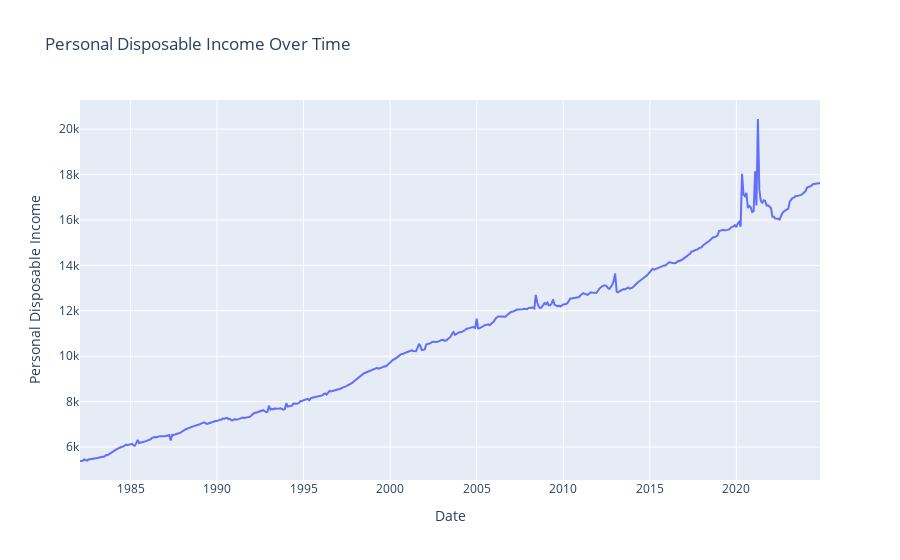
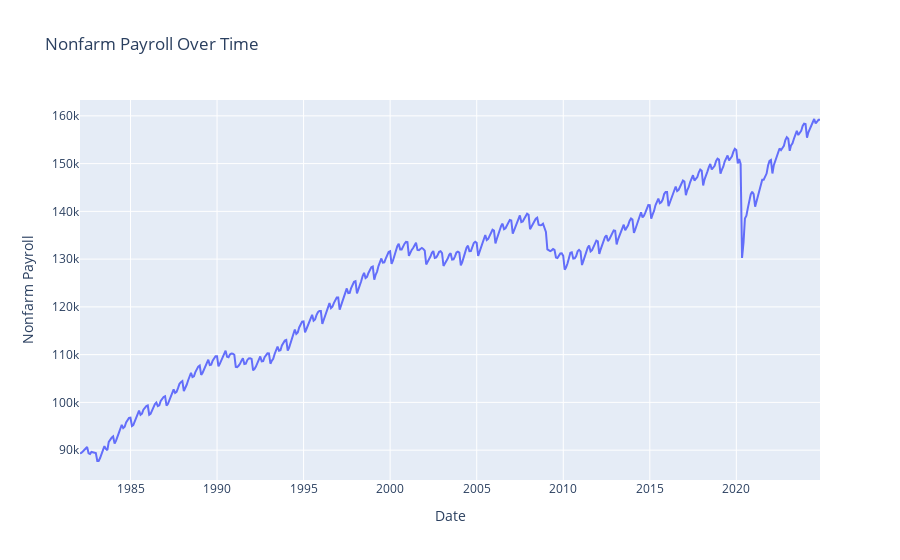
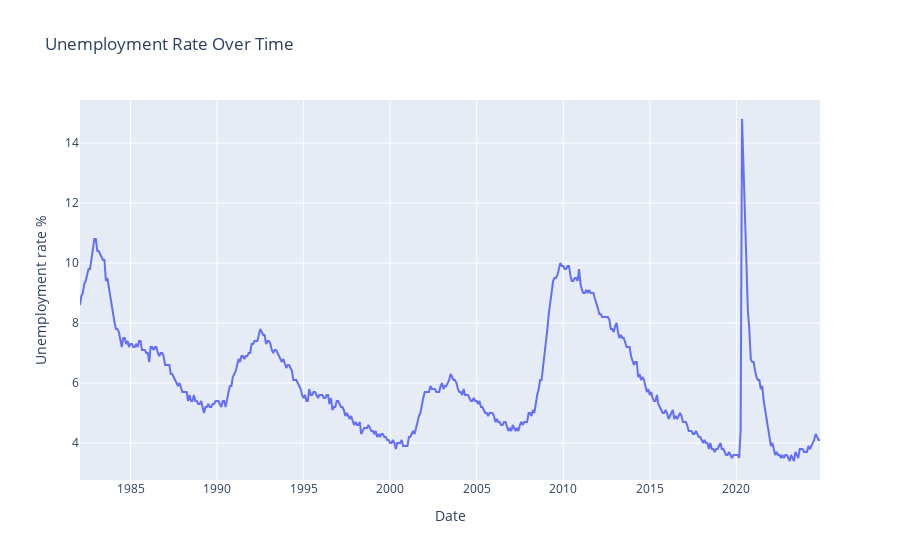
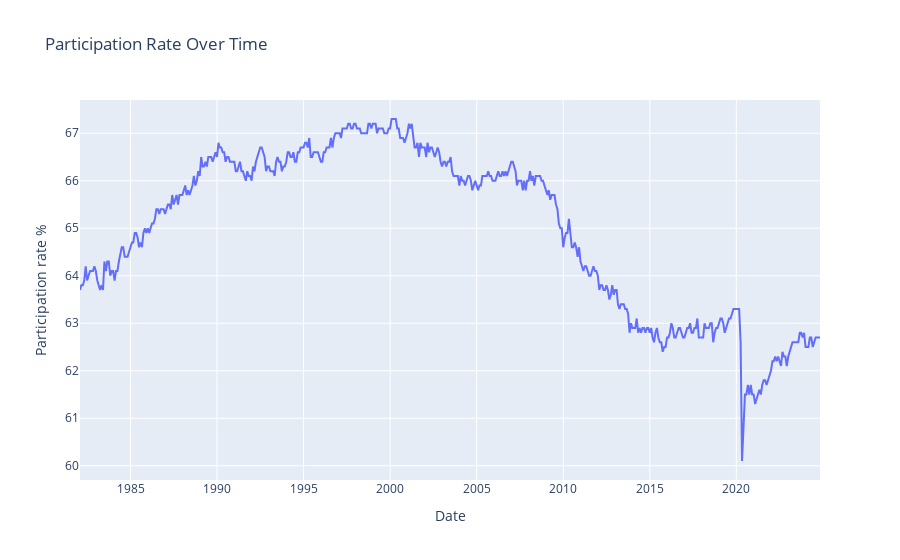

The notebook cell saved with these charts, in order:
### Markdown cell above
### Time Series Analysis

After data cleaning, we start with simple EDA by observing each variable over time, which gives us a better understanding of how these indicators behave individually.

### Code cell
import plotly.express as px

fig_1 = px.line(combined_df, x=combined_df.index, y='disposable_income', title='Personal Disposable Income Over Time')


fig_1.update_layout(
    xaxis_title="Date",
    yaxis_title="Personal Disposable Income",
    hovermode="x"
)

# Show the plot
fig_1.show()

fig_2 = px.line(combined_df, x=combined_df.index, y='nonfarm_payroll', title='Nonfarm Payroll Over Time')

# Customize the layout (optional)
fig_2.update_layout(
    xaxis_title="Date",
    yaxis_title="Nonfarm Payroll",
    hovermode="x"
)

# Show the plot
fig_2.show()

fig_3 = px.line(combined_df, x=combined_df.index, y='unemployment_rate', title='Unemployment Rate Over Time')

# Customize the layout (optional)
fig_3.update_layout(
    xaxis_title="Date",
    yaxis_title="Unemployment rate %",
    hovermode="x"
)

# Show the plot
fig_3.show()

fig_4 = px.line(combined_df, x=combined_df.index, y='participation_rate', title='Participation Rate Over Time')

# Customize the layout (optional)
fig_4.update_layout(
    xaxis_title="Date",
    yaxis_title="Participation rate %",
    hovermode="x"
)

# Show the plot
fig_4.show()

fig_5 = px.line(combined_df, x=combined_df.index, y='cpi', title='CPI Over Time')

# Customize the layout (optional)
fig_5.update_layout(
    xaxis_title="Date",
    yaxis_title="CPI",
    hovermode="x"
)

# Show the plot
fig_5.show()

fig_6 = px.line(combined_df, x=combined_df.index, y='yield_spread', title='Yield Spread Over Time')
fig_6.add_shape(
    type="line",
    x0=combined_df.index.min(),  # Start of the x-axis (min date)
    x1=combined_df.index.max(),  # End of the x-axis (max date)
    y0=0,  # Y-coordinate of the line's start
    y1=0,  # Y-coordinate of the line's end
    line=dict(color="Red", width=2)  # Customize the line color and width
)
# Customize the layout
fig_6.update_layout(
    xaxis_title="Date",
    yaxis_title="Yield Spread",
    hovermode="x"
)

# Show the plot
fig_6.show()


fig_7 = px.line(combined_df, x=combined_df.index, y='gdp_growth', title='GDP growth (YOY%) Over Time')

# Customize the layout (optional)
fig_7.update_layout(
    xaxis_title="Date",
    yaxis_title="GDP growth (YOY)",
    hovermode="x"
)

# Show the plot
fig_7.show()


fig_9 = px.line(combined_df, x=combined_df.index, y='recession', title='Recession Dates Over Time')

# Customize the layout (optional)
fig_9.update_layout(
    xaxis_title="Date",
    yaxis_title="Recession",
    hovermode="x"
)

# Show the plot
fig_9.show()

### Figure 1 — Plotly figure (JSON) as saved in the notebook; plotly's stock layout.template omitted (floating-point values rounded to 4 significant figures; data arrays with more than 128 entries replaced by an {"elided": "..."} marker saying what was removed)
{"data": [{"hovertemplate": "date=%{x}<br>disposable_income=%{y}<extra></extra>", "legendgroup": "", "line": {"color": "#636efa", "dash": "solid"}, "marker": {"symbol": "circle"}, "mode": "lines", "name": "", "orientation": "v", "showlegend": false, "type": "scatter", "x": {"elided": "514 str values"}, "xaxis": "x", "y": {"elided": "514 float values"}, "yaxis": "y"}], "layout": {"hovermode": "x", "legend": {"tracegroupgap": 0}, "title": {"text": "Personal Disposable Income Over Time"}, "xaxis": {"anchor": "y", "domain": [0, 1], "title": {"text": "Date"}}, "yaxis": {"anchor": "x", "domain": [0, 1], "title": {"text": "Personal Disposable Income"}}}}

### Figure 2 — Plotly figure (JSON) as saved in the notebook; plotly's stock layout.template omitted (floating-point values rounded to 4 significant figures; data arrays with more than 128 entries replaced by an {"elided": "..."} marker saying what was removed)
{"data": [{"hovertemplate": "date=%{x}<br>nonfarm_payroll=%{y}<extra></extra>", "legendgroup": "", "line": {"color": "#636efa", "dash": "solid"}, "marker": {"symbol": "circle"}, "mode": "lines", "name": "", "orientation": "v", "showlegend": false, "type": "scatter", "x": {"elided": "514 str values"}, "xaxis": "x", "y": {"elided": "514 int values"}, "yaxis": "y"}], "layout": {"hovermode": "x", "legend": {"tracegroupgap": 0}, "title": {"text": "Nonfarm Payroll Over Time"}, "xaxis": {"anchor": "y", "domain": [0, 1], "title": {"text": "Date"}}, "yaxis": {"anchor": "x", "domain": [0, 1], "title": {"text": "Nonfarm Payroll"}}}}

### Figure 3 — Plotly figure (JSON) as saved in the notebook; plotly's stock layout.template omitted (floating-point values rounded to 4 significant figures; data arrays with more than 128 entries replaced by an {"elided": "..."} marker saying what was removed)
{"data": [{"hovertemplate": "date=%{x}<br>unemployment_rate=%{y}<extra></extra>", "legendgroup": "", "line": {"color": "#636efa", "dash": "solid"}, "marker": {"symbol": "circle"}, "mode": "lines", "name": "", "orientation": "v", "showlegend": false, "type": "scatter", "x": {"elided": "514 str values"}, "xaxis": "x", "y": {"elided": "514 float values"}, "yaxis": "y"}], "layout": {"hovermode": "x", "legend": {"tracegroupgap": 0}, "title": {"text": "Unemployment Rate Over Time"}, "xaxis": {"anchor": "y", "domain": [0, 1], "title": {"text": "Date"}}, "yaxis": {"anchor": "x", "domain": [0, 1], "title": {"text": "Unemployment rate %"}}}}

### Figure 4 — Plotly figure (JSON) as saved in the notebook; plotly's stock layout.template omitted (floating-point values rounded to 4 significant figures; data arrays with more than 128 entries replaced by an {"elided": "..."} marker saying what was removed)
{"data": [{"hovertemplate": "date=%{x}<br>participation_rate=%{y}<extra></extra>", "legendgroup": "", "line": {"color": "#636efa", "dash": "solid"}, "marker": {"symbol": "circle"}, "mode": "lines", "name": "", "orientation": "v", "showlegend": false, "type": "scatter", "x": {"elided": "514 str values"}, "xaxis": "x", "y": {"elided": "514 float values"}, "yaxis": "y"}], "layout": {"hovermode": "x", "legend": {"tracegroupgap": 0}, "title": {"text": "Participation Rate Over Time"}, "xaxis": {"anchor": "y", "domain": [0, 1], "title": {"text": "Date"}}, "yaxis": {"anchor": "x", "domain": [0, 1], "title": {"text": "Participation rate %"}}}}
